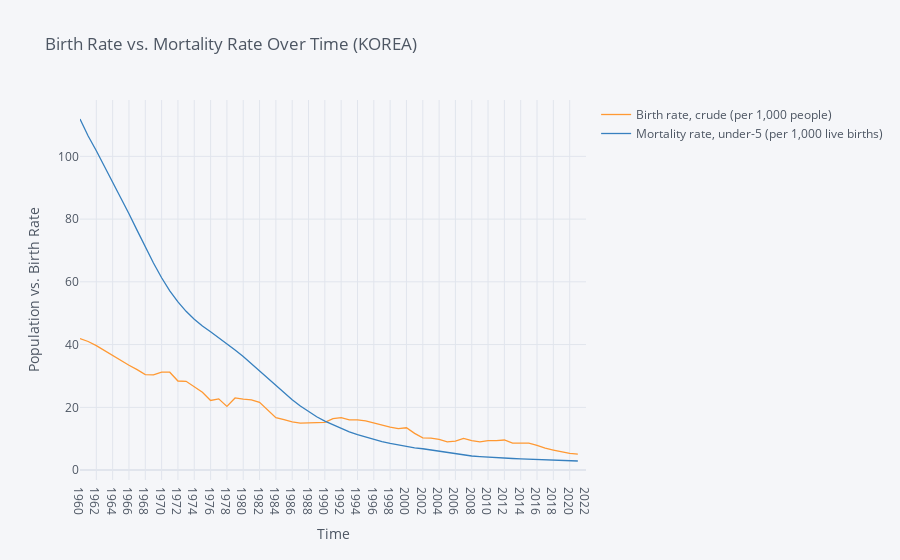

The notebook cell this image was saved under:
### Code cell
birth_mortality.iplot(title="Birth Rate vs. Mortality Rate Over Time (KOREA)",xTitle='Time',yTitle='Population vs. Birth Rate')

### Figure 1 — Plotly figure (JSON) as saved in the notebook; plotly's stock layout.template omitted (floating-point values rounded to 4 significant figures)
{"data": [{"line": {"color": "rgba(255, 153, 51, 1.0)", "dash": "solid", "shape": "linear", "width": 1.3}, "mode": "lines", "name": "Birth rate, crude (per 1,000 people)", "text": "", "type": "scatter", "x": ["1960", "1961", "1962", "1963", "1964", "1965", "1966", "1967", "1968", "1969", "1970", "1971", "1972", "1973", "1974", "1975", "1976", "1977", "1978", "1979", "1980", "1981", "1982", "1983", "1984", "1985", "1986", "1987", "1988", "1989", "1990", "1991", "1992", "1993", "1994", "1995", "1996", "1997", "1998", "1999", "2000", "2001", "2002", "2003", "2004", "2005", "2006", "2007", "2008", "2009", "2010", "2011", "2012", "2013", "2014", "2015", "2016", "2017", "2018", "2019", "2020", "2021", "2022"], "y": [41.93, 40.98, 39.66, 38.08, 36.45, 34.95, 33.43, 32.02, 30.45, 30.36, 31.2, 31.2, 28.4, 28.3, 26.6, 24.8, 22.2, 22.7, 20.3, 23, 22.6, 22.4, 21.6, 19.3, 16.7, 16.1, 15.4, 15, 15.1, 15.1, 15.2, 16.4, 16.7, 16, 16, 15.7, 15, 14.5, 13.7, 13.2, 13.5, 11.7, 10.3, 10.2, 9.8, 9, 9.2, 10.1, 9.4, 9, 9.4, 9.4, 9.6, 8.6, 8.6, 8.6, 7.9, 7, 6.4, 5.9, 5.3, 5.1, ""]}, {"line": {"color": "rgba(55, 128, 191, 1.0)", "dash": "solid", "shape": "linear", "width": 1.3}, "mode": "lines", "name": "Mortality rate, under-5 (per 1,000 live births)", "text": "", "type": "scatter", "x": ["1960", "1961", "1962", "1963", "1964", "1965", "1966", "1967", "1968", "1969", "1970", "1971", "1972", "1973", "1974", "1975", "1976", "1977", "1978", "1979", "1980", "1981", "1982", "1983", "1984", "1985", "1986", "1987", "1988", "1989", "1990", "1991", "1992", "1993", "1994", "1995", "1996", "1997", "1998", "1999", "2000", "2001", "2002", "2003", "2004", "2005", "2006", "2007", "2008", "2009", "2010", "2011", "2012", "2013", "2014", "2015", "2016", "2017", "2018", "2019", "2020", "2021", "2022"], "y": [111.9, 106.5, 101.8, 96.9, 92, 86.9, 81.7, 76.4, 71.1, 66, 61.3, 57.1, 53.6, 50.6, 48.1, 45.9, 44.1, 42.2, 40.3, 38.3, 36.2, 33.9, 31.6, 29.2, 26.9, 24.6, 22.4, 20.4, 18.6, 17, 15.6, 14.4, 13.3, 12.2, 11.3, 10.5, 9.7, 9.1, 8.5, 8, 7.5, 7.1, 6.8, 6.4, 6, 5.6, 5.2, 4.8, 4.5, 4.3, 4.1, 4, 3.8, 3.7, 3.6, 3.5, 3.4, 3.3, 3.2, 3.1, 3, 2.9, ""]}], "layout": {"autosize": true, "legend": {"bgcolor": "#F5F6F9", "font": {"color": "#4D5663"}}, "paper_bgcolor": "#F5F6F9", "plot_bgcolor": "#F5F6F9", "title": {"font": {"color": "#4D5663"}, "text": "Birth Rate vs. Mortality Rate Over Time (KOREA)"}, "xaxis": {"autorange": true, "gridcolor": "#E1E5ED", "range": [0, 62], "showgrid": true, "tickfont": {"color": "#4D5663"}, "title": {"font": {"color": "#4D5663"}, "text": "Time"}, "type": "category", "zerolinecolor": "#E1E5ED"}, "yaxis": {"autorange": true, "gridcolor": "#E1E5ED", "range": [-3.156, 118.0], "showgrid": true, "tickfont": {"color": "#4D5663"}, "title": {"font": {"color": "#4D5663"}, "text": "Population vs. Birth Rate"}, "type": "linear", "zerolinecolor": "#E1E5ED"}}}
